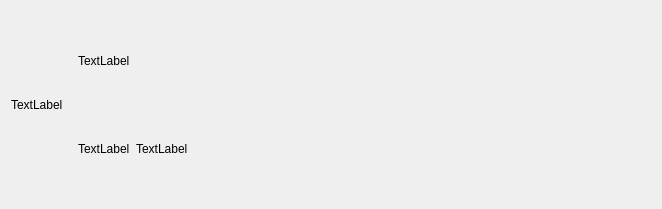
<?xml version="1.0" encoding="UTF-8"?>
<ui version="4.0">
 <class>ItemWidget</class>
 <widget class="QWidget" name="ItemWidget">
  <property name="geometry">
   <rect>
    <x>0</x>
    <y>0</y>
    <width>662</width>
    <height>209</height>
   </rect>
  </property>
  <property name="windowTitle">
   <string>Form</string>
  </property>
  <layout class="QHBoxLayout" name="horizontalLayout_2">
   <item>
    <widget class="QLabel" name="headLab">
     <property name="text">
      <string>TextLabel</string>
     </property>
    </widget>
   </item>
   <item>
    <widget class="QWidget" name="widget" native="true">
     <layout class="QVBoxLayout" name="verticalLayout">
      <item>
       <widget class="QLabel" name="nameLab">
        <property name="text">
         <string>TextLabel</string>
        </property>
       </widget>
      </item>
      <item>
       <widget class="QWidget" name="messageWidget" native="true">
        <layout class="QHBoxLayout" name="horizontalLayout">
         <property name="leftMargin">
          <number>0</number>
         </property>
         <property name="topMargin">
          <number>0</number>
         </property>
         <property name="rightMargin">
          <number>0</number>
         </property>
         <property name="bottomMargin">
          <number>0</number>
         </property>
         <item>
          <widget class="QLabel" name="preMessageLab">
           <property name="text">
            <string>TextLabel</string>
           </property>
          </widget>
         </item>
         <item>
          <widget class="QLabel" name="afterMessageLab">
           <property name="text">
            <string>TextLabel</string>
           </property>
          </widget>
         </item>
        </layout>
       </widget>
      </item>
     </layout>
    </widget>
   </item>
   <item>
    <spacer name="horizontalSpacer">
     <property name="orientation">
      <enum>Qt::Horizontal</enum>
     </property>
     <property name="sizeHint" stdset="0">
      <size>
       <width>121</width>
       <height>20</height>
      </size>
     </property>
    </spacer>
   </item>
   <item>
    <widget class="QWidget" name="rightWidget" native="true"/>
   </item>
  </layout>
 </widget>
 <resources/>
 <connections/>
</ui>
